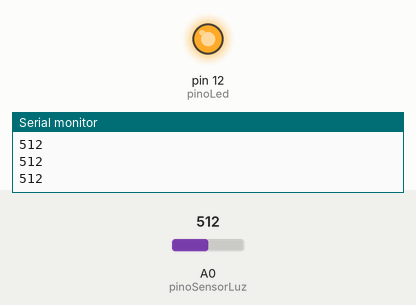
Bench run of a sketch on a simulated Arduino Uno, built with avr-gcc and run on an emulated ATmega328P. Parts: output pins drawn as LEDs (lit = HIGH), the last lines printed to the serial monitor. Inputs (shaded band) come from the test bench; at power-on: A0 (pinoSensorLuz) = 512.

Above: at 1.2 s.
1.3 s: A0 (pinoSensorLuz) set to 737
2.8 s: A0 (pinoSensorLuz) set to 756
At 3.3 s:
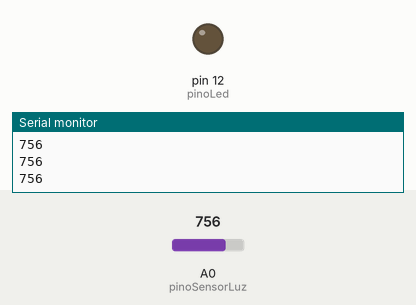
4.3 s: A0 (pinoSensorLuz) set to 740
At 5.4 s:
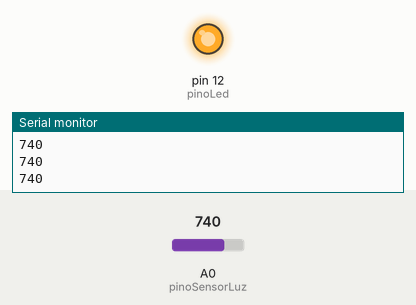
5.8 s: A0 (pinoSensorLuz) set to 760
At 6.6 s:
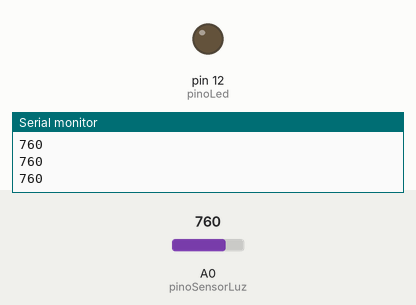
Timing chart, 0 to 8.3 s (numbered marks = the images above; inputs shaded):
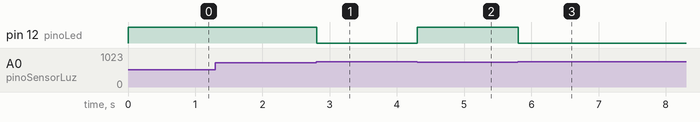

The sketch:

Sensor_LDR.ino
```cpp
int pinoLed = 12;
int pinoSensorLuz = A0;
int valorLuz = 0;

void setup() {
     pinMode(pinoLed,OUTPUT);
     Serial.begin(9600);
}

void loop() {
  valorLuz = analogRead(pinoSensorLuz);
  Serial.println(valorLuz);
  if(valorLuz<750)
  {
    digitalWrite(pinoLed,HIGH);
  }
  else
  {
    digitalWrite(pinoLed,LOW);
  }
  delay(10);
}
```

Measured:
- the behaviour switches between 749 and 750 on A0 (pinoSensorLuz) (found by bisection; images 0 and 1)
- after the input at 2.8 s, pin 12 (pinoLed): HIGH → LOW at once
- after the input at 4.3 s, pin 12 (pinoLed): LOW → HIGH at once
- after the input at 5.8 s, pin 12 (pinoLed): HIGH → LOW at once
